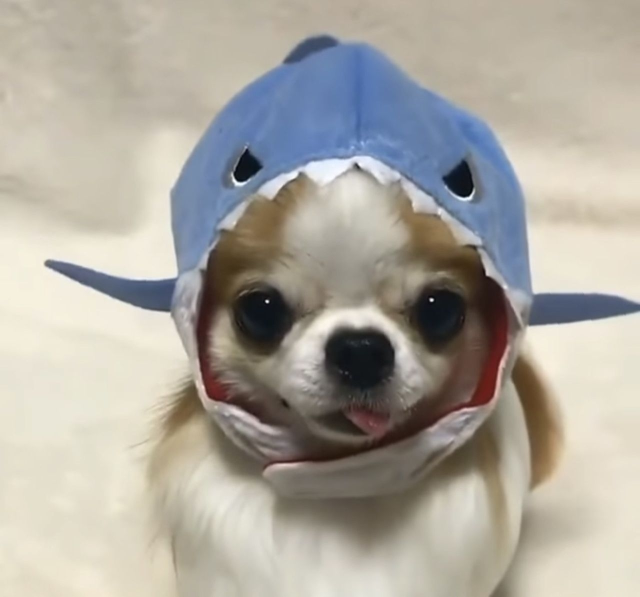
#> input picture 616467.jpg, 1280 x 1193 px (shown at 1/2 size)
$ python uuuuuu.py
#> lines starting #> are read from the running program, lines starting #| are printed output that depends on the picture
import numpy as np
from PIL import Image
from numpy import asarray
from matplotlib import pyplot

image = Image.open("616467.jpg")
#> image is the input picture: PIL image 1280x1193 RGB; mean R, G, B 172.4, 167.9, 158.9
w, h = image.size
#> w = 1280; h = 1193
image_new = image.resize((w, h * 2))
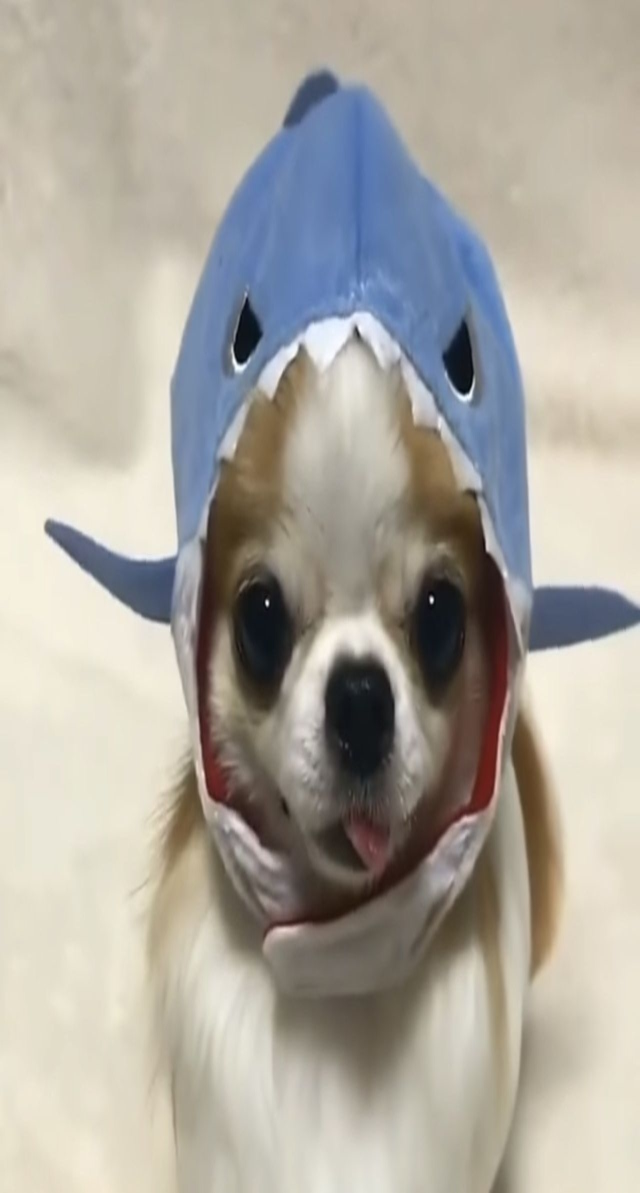
#> image_new: PIL image 1280x2386 RGB (shown at 1/2 size); mean R, G, B 172.4, 167.9, 158.9
imagex1 = Image.new("RGB", (256, 256), color=(255, 0, 0))
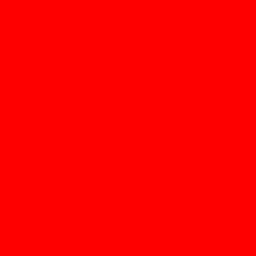
#> imagex1: PIL image 256x256 RGB; mean R, G, B 255, 0, 0

data = asarray (image)
datax1 = asarray(imagex1)
#> (the run stopped early here; a loop or call above may not have finished)
